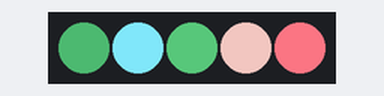
Bench run of a sketch on a simulated Arduino Uno, built with avr-gcc and run on an emulated ATmega328P. Parts: 5 RGB LEDs in strip order, left to right. Dim RGB values are drawn brighter than linear; random numbers use the default seed unless the sketch sets one.

Above: at 0.1 s.
At 4.1 s:
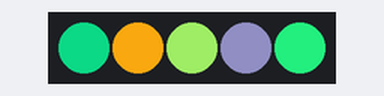
At 9.1 s:
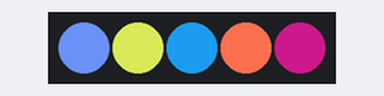
At 19.1 s:
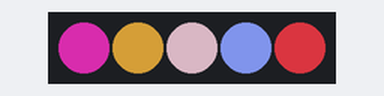
At 28.1 s:
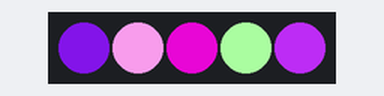
At 38.1 s:
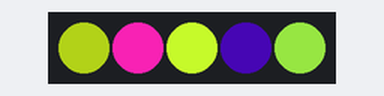
Timing chart, 0 to 40.0 s (numbered marks = the images above):
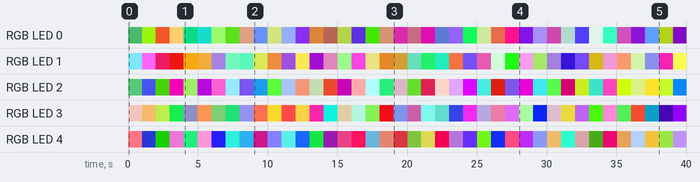

Measured:
- by itself, RGB LED 2: off → RGB(43, 98, 60) at 0.00 s, → RGB(61, 71, 203) 1.0 s later, → RGB(43, 127, 3) 1.0 s later, → RGB(222, 0, 167) 1.0 s later, … (40 changes in this stretch)
- by itself, RGB LED 0: off → RGB(29, 71, 43) at 0.00 s, → RGB(139, 221, 13) 1.0 s later, → RGB(212, 76, 35) 1.0 s later, → RGB(253, 204, 109) 1.0 s later, … (40 changes in this stretch)
- what the display in image 1 shows lasts 1.0 s, from 4.0 s to 5.0 s

The sketch:

Script.ino
```cpp
#include <NeoPixelBus.h>


const uint16_t PixelCount = 5; //enter number of pixel
const uint8_t PixelPin = 18;  // make sure to set this to the correct pin, ignored for Esp8266


// three element pixels, in different order and speeds
NeoPixelBus<NeoGrbFeature, Neo800KbpsMethod> strip(PixelCount, PixelPin);
void setup() {
  // put your setup code here, to run once:
  strip.Begin();
  strip.Show();
}

void loop() {
  // put your main code here, to run repeatedly:
  for (int i = 0; i < PixelCount; i++)
  {
    strip.SetPixelColor(i, RgbColor (random(254), random(254), random(254)));
  }
  strip.Show();
  delay(1000);
}
```
